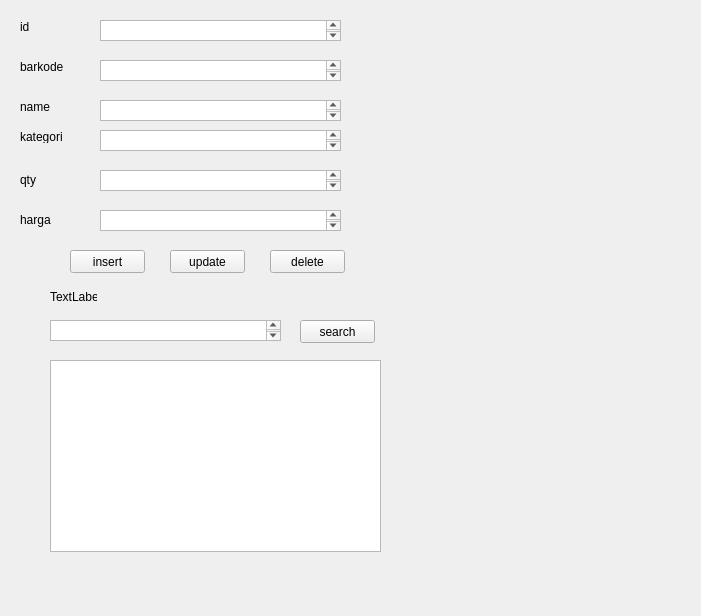
<?xml version="1.0" encoding="UTF-8"?>
<ui version="4.0">
 <class>Form</class>
 <widget class="QWidget" name="Form">
  <property name="geometry">
   <rect>
    <x>0</x>
    <y>0</y>
    <width>701</width>
    <height>616</height>
   </rect>
  </property>
  <property name="windowTitle">
   <string>Form</string>
  </property>
  <widget class="QTextEdit" name="txtqty">
   <property name="geometry">
    <rect>
     <x>100</x>
     <y>170</y>
     <width>241</width>
     <height>21</height>
    </rect>
   </property>
  </widget>
  <widget class="QTextEdit" name="txtnama">
   <property name="geometry">
    <rect>
     <x>100</x>
     <y>100</y>
     <width>241</width>
     <height>21</height>
    </rect>
   </property>
  </widget>
  <widget class="QTextEdit" name="txtbarkode">
   <property name="geometry">
    <rect>
     <x>100</x>
     <y>60</y>
     <width>241</width>
     <height>21</height>
    </rect>
   </property>
  </widget>
  <widget class="QLabel" name="label">
   <property name="geometry">
    <rect>
     <x>20</x>
     <y>20</y>
     <width>47</width>
     <height>13</height>
    </rect>
   </property>
   <property name="text">
    <string>id</string>
   </property>
  </widget>
  <widget class="QLabel" name="label_2">
   <property name="geometry">
    <rect>
     <x>20</x>
     <y>60</y>
     <width>47</width>
     <height>13</height>
    </rect>
   </property>
   <property name="text">
    <string>barkode</string>
   </property>
  </widget>
  <widget class="QLabel" name="label_3">
   <property name="geometry">
    <rect>
     <x>20</x>
     <y>100</y>
     <width>47</width>
     <height>13</height>
    </rect>
   </property>
   <property name="text">
    <string>name</string>
   </property>
  </widget>
  <widget class="QPushButton" name="pushButton">
   <property name="geometry">
    <rect>
     <x>300</x>
     <y>320</y>
     <width>75</width>
     <height>23</height>
    </rect>
   </property>
   <property name="text">
    <string>search</string>
   </property>
  </widget>
  <widget class="QTableWidget" name="tableWidget">
   <property name="geometry">
    <rect>
     <x>50</x>
     <y>360</y>
     <width>331</width>
     <height>192</height>
    </rect>
   </property>
  </widget>
  <widget class="QLabel" name="label_4">
   <property name="geometry">
    <rect>
     <x>20</x>
     <y>130</y>
     <width>47</width>
     <height>13</height>
    </rect>
   </property>
   <property name="text">
    <string>kategori</string>
   </property>
  </widget>
  <widget class="QLabel" name="label_5">
   <property name="geometry">
    <rect>
     <x>20</x>
     <y>170</y>
     <width>71</width>
     <height>20</height>
    </rect>
   </property>
   <property name="text">
    <string>qty</string>
   </property>
  </widget>
  <widget class="QTextEdit" name="txtid">
   <property name="geometry">
    <rect>
     <x>100</x>
     <y>20</y>
     <width>241</width>
     <height>21</height>
    </rect>
   </property>
  </widget>
  <widget class="QTextEdit" name="txtkategori">
   <property name="geometry">
    <rect>
     <x>100</x>
     <y>130</y>
     <width>241</width>
     <height>21</height>
    </rect>
   </property>
  </widget>
  <widget class="QTextEdit" name="txtcari">
   <property name="geometry">
    <rect>
     <x>50</x>
     <y>320</y>
     <width>231</width>
     <height>21</height>
    </rect>
   </property>
  </widget>
  <widget class="QLabel" name="label_6">
   <property name="geometry">
    <rect>
     <x>50</x>
     <y>290</y>
     <width>47</width>
     <height>13</height>
    </rect>
   </property>
   <property name="text">
    <string>TextLabel</string>
   </property>
  </widget>
  <widget class="QPushButton" name="btninsert">
   <property name="geometry">
    <rect>
     <x>70</x>
     <y>250</y>
     <width>75</width>
     <height>23</height>
    </rect>
   </property>
   <property name="text">
    <string>insert</string>
   </property>
  </widget>
  <widget class="QPushButton" name="btnupdate">
   <property name="geometry">
    <rect>
     <x>170</x>
     <y>250</y>
     <width>75</width>
     <height>23</height>
    </rect>
   </property>
   <property name="text">
    <string>update</string>
   </property>
  </widget>
  <widget class="QPushButton" name="btndelete">
   <property name="geometry">
    <rect>
     <x>270</x>
     <y>250</y>
     <width>75</width>
     <height>23</height>
    </rect>
   </property>
   <property name="text">
    <string>delete</string>
   </property>
  </widget>
  <widget class="QTextEdit" name="txtharga">
   <property name="geometry">
    <rect>
     <x>100</x>
     <y>210</y>
     <width>241</width>
     <height>21</height>
    </rect>
   </property>
  </widget>
  <widget class="QLabel" name="label_7">
   <property name="geometry">
    <rect>
     <x>20</x>
     <y>210</y>
     <width>71</width>
     <height>20</height>
    </rect>
   </property>
   <property name="text">
    <string>harga</string>
   </property>
  </widget>
 </widget>
 <resources/>
 <connections/>
</ui>
